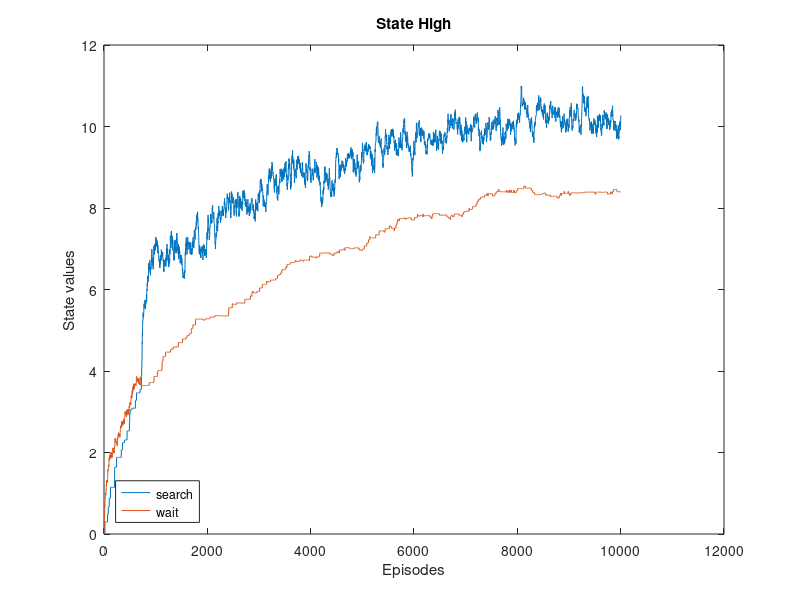
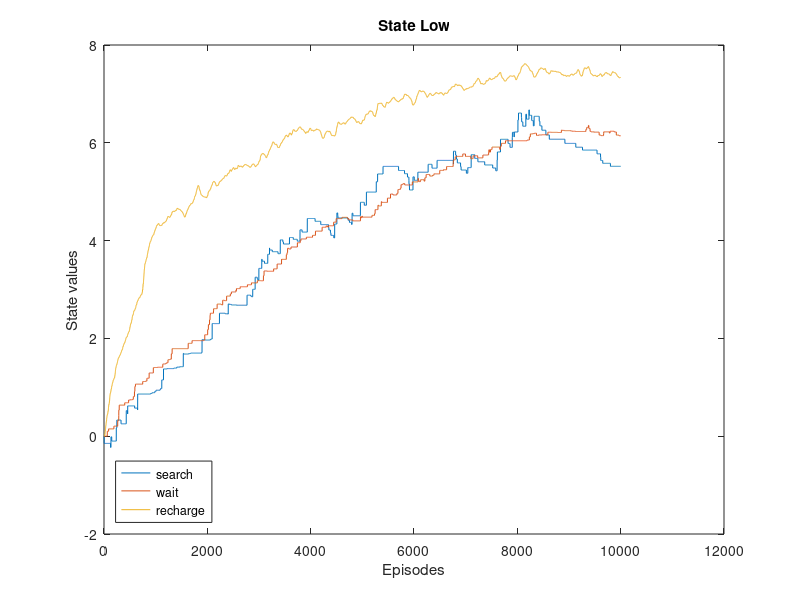

Reproduce these figures in MATLAB, in order.
% Achyuth Nandikotkur
% V00975928
% ECE-559B
% November 8th, 2021

% Question 1

clear;
clc;

global returns qvector searchrewards waitrewards startState actionsAtHigh actionsAtLow stepsize epsilon;

% To store average returns
% high - low
qvaluehighsearch = [0];
qvaluehighwait = [0];

qvaluelowsearch = [0];
qvaluelowwait = [0];
qvaluelowrecharge = [0];

Steps = 10000;

stepsize = 0.05;
epsilon = 0.1;

searchrewards = [3, 4, 5, 6];
waitrewards = [0, 1, 2];

pisearchhigh = 0.5;
piwaithigh = 0.5;
pisearchlow = 0.5;
piwaitlow = 0.25;
pirechargelow = 0.25;



loop = 1;
counterhigh = 0;
counterlow = 0;
% returns{0} high
% returns{1} low
returns = [0 0];

for outerloop = 1: Steps
    % selecting initial state as high = 1 or low = 2 with equal probability
    sequence = cell(1, 2);
    
    % Since SARSA is single step, generating a single step episode
    for k1 = 1:2
        sequence{k1}.state = 0;
        sequence{k1}.action = 0;
        sequence{k1}.reward = 0;
    end

    % Selecting initial state randomly
    sequence{1}.state = randsample([1, 2], 1, true, [0.5, 0.5]);

    % Selecting initial action
    epsgreedy = rand;

    % Greedily
    if(epsgreedy <= (1 - epsilon))
        % If in state high
        if(sequence{1}.state == 1) 
            % choosing greedily
            [maxValuedActions, I] = max([qvaluehighsearch(end), qvaluehighwait(end)]);

            % Tie breaking between different same max valued actions
            sameValueActions = find([qvaluehighsearch(end), qvaluehighwait(end)] == maxValuedActions);
            r = randi(length(sameValueActions));
            sequence{1}.action = sameValueActions(r);
        else
            % choosing greedily
            [maxValuedActions, I] = max([qvaluelowsearch(end), qvaluelowwait(end), qvaluelowrecharge(end)]);

            % Tie breaking between different same max valued actions
            sameValueActions = find([qvaluelowsearch(end), qvaluelowwait(end), qvaluelowrecharge(end)] == maxValuedActions);
            r = randi(length(sameValueActions));
            sequence{1}.action = sameValueActions(r);
        end
    else
        % Randomly with epsilon probability

        if(sequence{1}.state == 1)
            % if initial state is high, select search or wait randomly
            sequence{1}.action = randsample([1, 2], 1);
        else
            % if initial state is low, select search or wait or recharge randomly
            sequence{1}.action = randsample([1, 2, 3], 1);
        end
    end


    % Determining reward and next state
    if(sequence{1}.state == 1)
        % action can be search = 1, wait = 2;
        if sequence{1}.action == 1
          sequence{1+1}.state = randsample([1, 2],1, true, [0.25, 0.75]);
          sequence{1}.reward =  randsample(searchrewards,1, true, [1/4, 1/4, 1/4, 1/4]);
        else
          sequence{1}.reward =  randsample(waitrewards,1, true, [1/3, 1/3, 1/3]);
          sequence{1+1}.state = 1;
        end
    else
        % if in state low
        % action can be search = 1, wait = 2; recharge = 3;
        if sequence{1}.action == 1
          sequence{1+1}.state = randsample([2, 1], 1, true, [0.25, 0.75]);
          if(sequence{1+1}.state == 2)
              sequence{1}.reward =  randsample(searchrewards,1, true, [1/4, 1/4, 1/4, 1/4]);
          else
              sequence{1}.reward = -3;
          end
        elseif(sequence{1}.action == 2)
          sequence{1}.reward =  randsample(waitrewards,1, true, [1/3, 1/3, 1/3]);
          sequence{1+1}.state = 2;
        else
           sequence{1}.reward = 0;
           sequence{1+1}.state = 1;
        end
    end

% PLAIN SARSA - CHOOSING NEXT ACTION WITH EPISLON GREEDY
%     epsgreedy = rand;
%     if(epsgreedy < (1 - epsilon))          
%         if(sequence{1+1}.state == 1)
%             % choosing greedily
%             [maxValuedActions, I] = max([qvaluehighsearch(end), qvaluehighwait(end)]);
% 
%             % Tie breaking between different same max valued actions
%             sameValueActions = find([qvaluehighsearch(end), qvaluehighwait(end)] == maxValuedActions);
%         else
%             % choosing greedily
%             [maxValuedActions, I] = max([qvaluelowsearch(end), qvaluelowwait(end), qvaluelowrecharge(end)]);
% 
%             % Tie breaking between different same max valued actions
%             sameValueActions = find([qvaluelowsearch(end), qvaluelowwait(end), qvaluelowrecharge(end)] == maxValuedActions);
%         end
% 
%         r = randi(length(sameValueActions));
% 
%         sequence{1+1}.action = sameValueActions(r);  
%     else
%         if(sequence{1+1}.state == 1)
%             sequence{1+1}.action = randsample([1, 2], 1);
%         else
%             sequence{1+1}.action = randsample([1, 2, 3], 1);
%         end
%     end

% EXPECTED SARSA - CHOOSING NEXT ACTION WITH AN EXPECTATION
    if(sequence{1}.state == 1)         
        % Choosing to search now
        if(sequence{1}.action == 1)
            if(sequence{2}.state == 1)
                % HIGH - SEARCH - HIGH
                temp = qvaluehighsearch(end) + stepsize * (sequence{1}.reward + 0.8 * (pisearchhigh * qvaluehighsearch(end) +  piwaithigh * qvaluehighwait(end)) - qvaluehighsearch(end));
            else
                % HIGH - SEARCH - LOW
                temp = qvaluehighsearch(end) + stepsize * (sequence{1}.reward + 0.8 * (piwaitlow * qvaluelowwait(end) + pisearchlow * qvaluelowsearch(end) + pirechargelow * qvaluelowrecharge(end)) - qvaluehighsearch(end));  
            end
            qvaluehighsearch = [qvaluehighsearch; temp];
            qvaluehighwait = [qvaluehighwait; qvaluehighwait(end)]; 
        % Choosing to wait now
        elseif(sequence{1}.action == 2)
            % HIGH - WAIT - HIGH
            % next state is going to be high
             temp = qvaluehighwait(end) + stepsize * (sequence{1}.reward + 0.8 * (pisearchhigh * qvaluehighsearch(end) +  piwaithigh * qvaluehighwait(end)) - qvaluehighwait(end));
             qvaluehighwait = [qvaluehighwait; temp];
             qvaluehighsearch = [qvaluehighsearch; qvaluehighsearch(end)];
        end
        
        qvaluelowsearch = [qvaluelowsearch; qvaluelowsearch(end)];
        qvaluelowwait = [qvaluelowwait; qvaluelowwait(end)];
        qvaluelowrecharge = [qvaluelowrecharge; qvaluelowrecharge(end)];
    else
        % At state low

        % Choosing to search
        if(sequence{1}.action == 1)
            if(sequence{2}.state == 1)
                % LOW - SEARCH - HIGH
                % next state high - so can only perform searc and wait in next state.
                temp = qvaluelowsearch(end) + stepsize * (sequence{1}.reward + 0.8 * (pisearchhigh * qvaluehighsearch(end) +  piwaithigh * qvaluehighwait(end)) - qvaluelowsearch(end));
            else
                 % LOW - SEARCH - LOW
                % next state low - so can perform search, wait and recharge in next state.
                 temp = qvaluelowsearch(end) + stepsize * (sequence{1}.reward + 0.8 * (piwaitlow * qvaluelowwait(end) + pisearchlow * qvaluelowsearch(end) + pirechargelow * qvaluelowrecharge(end)) - qvaluelowsearch(end));
            end
            qvaluelowsearch = [qvaluelowsearch; temp];
            qvaluelowwait = [qvaluelowwait; qvaluelowwait(end)];
            qvaluelowrecharge = [qvaluelowrecharge; qvaluelowrecharge(end)];

        % Choosing to wait
        elseif(sequence{1}.action == 2)
            % LOW - WAIT - LOW
            temp = qvaluelowwait(end) + stepsize * (sequence{1}.reward + 0.8 * (piwaitlow * qvaluelowwait(end) + pisearchlow * qvaluelowsearch(end) + pirechargelow * qvaluelowrecharge(end)) - qvaluelowwait(end));
            qvaluelowwait = [qvaluelowwait; temp];
            qvaluelowsearch = [qvaluelowsearch; qvaluelowsearch(end)];
            qvaluelowrecharge = [qvaluelowrecharge; qvaluelowrecharge(end)];

        % Choosing to recharge at low
        else
            % LOW - RECHARGE - HIGH
            temp = qvaluelowrecharge(end) + stepsize * (sequence{1}.reward + 0.8 * (pisearchhigh * qvaluehighsearch(end) +  piwaithigh * qvaluehighwait(end)) - qvaluelowrecharge(end));
            qvaluelowrecharge = [qvaluelowrecharge; temp];
            qvaluelowsearch = [qvaluelowsearch; qvaluelowsearch(end)];
            qvaluelowwait = [qvaluelowwait; qvaluelowwait(end)];
        end
        qvaluehighsearch = [qvaluehighsearch; qvaluehighsearch(end)];
        qvaluehighwait = [qvaluehighwait; qvaluehighwait(end)];
    end
end
% celldisp(sequence);

t1=1:length(qvaluehighsearch);
t2=1:length(qvaluehighwait);
t3=1:length(qvaluelowsearch);
t4=1:length(qvaluelowwait);
t5=1:length(qvaluelowrecharge);

figure(1)
plot(t1, qvaluehighsearch, t2,qvaluehighwait);
xlabel('Episodes') 
ylabel('State values')
legend({'search','wait'},'Location','southwest')
title('State High');

figure(2)
plot(1:length(qvaluelowsearch), qvaluelowsearch, 1:length(qvaluelowwait), qvaluelowwait, 1:length(qvaluelowrecharge), qvaluelowrecharge);
xlabel('Episodes') 
ylabel('State values')
legend({'search','wait', 'recharge'},'Location','southwest')
title('State Low');